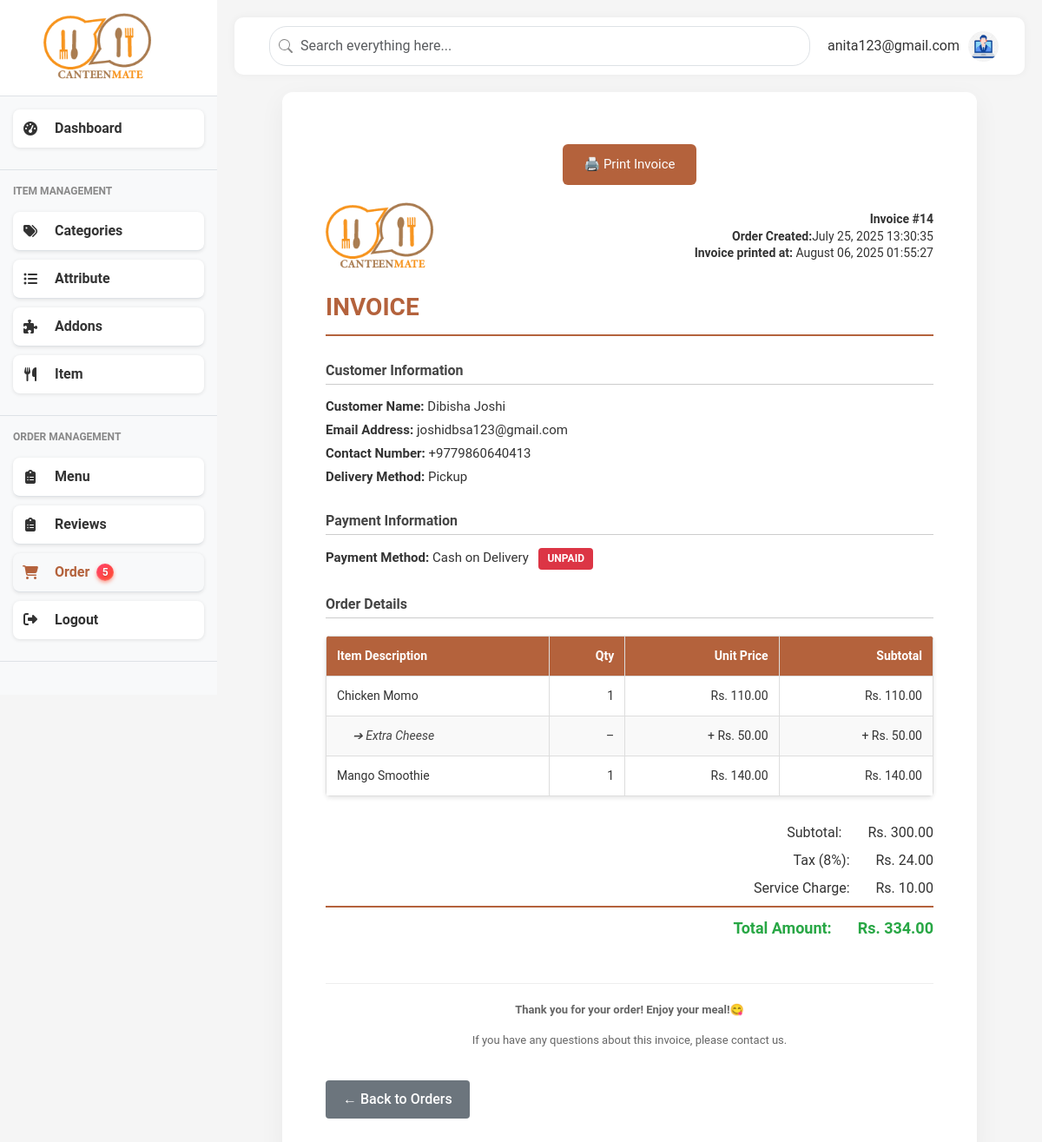
Screenshot of /admin/orders/14/invoice (signed in) with the database file from the repository.
### models.py (models this page shows, shortened)
class User(db.Model):
    id = db.Column(db.Integer, primary_key=True)
    fullname = db.Column(db.String(100), nullable=False)
    email = db.Column(db.String(100), unique=True, nullable=False)
    password = db.Column(db.String(200), nullable=False)
    role = db.Column(db.String(20), nullable=False)
    phone = db.Column(db.String(10))
    created_at = db.Column(db.DateTime, server_default=db.func.now())

class Order(db.Model):
    id = db.Column(db.Integer, primary_key=True)
    user_id = db.Column(db.Integer, db.ForeignKey('user.id'), nullable=False)
    name = db.Column(db.String(100), nullable=False)
    contact = db.Column(db.String(20), nullable=False)
    email = db.Column(db.String(100), nullable=False)
    delivery = db.Column(db.String(20), nullable=False)
    building = db.Column(db.String(100))
    floor = db.Column(db.String(100))
    payment = db.Column(db.String(20), nullable=False)
    status = db.Column(db.String(20), nullable=False, default='Pending')
    created_at = db.Column(db.DateTime, default=datetime.utcnow)
    total_amount = db.Column(db.Float, nullable=False)
    khalti_token = db.Column(db.String(255), nullable=True)
    esewa_transaction_code = db.Column(db.String(255), nullable=True)  # New field for eSewa
    items = db.relationship('OrderItem', backref='order', lazy=True)
    items = db.relationship('OrderItem', backref='order', lazy=True)

class OrderItem(db.Model):
    id = db.Column(db.Integer, primary_key=True)
    order_id = db.Column(db.Integer, db.ForeignKey('order.id'), nullable=False)
    item_id = db.Column(db.Integer, db.ForeignKey('items.id'), nullable=False)
    name = db.Column(db.String(100), nullable=False)
    quantity = db.Column(db.Integer, nullable=False)
    price = db.Column(db.Float, nullable=False)
    item = db.relationship('Item', backref='order_items')

class OrderAddon(db.Model):
    __tablename__ = 'order_addons'
    id = db.Column(db.Integer, primary_key=True)
    order_item_id = db.Column(db.Integer, db.ForeignKey('order_item.id'), nullable=False)
    addon_id = db.Column(db.Integer, db.ForeignKey('addons.id'), nullable=False)
    name = db.Column(db.String(255), nullable=False)
    price = db.Column(db.Numeric(10, 2), nullable=False)
    category = db.Column(db.String(100))
    description = db.Column(db.Text)
    created_at = db.Column(db.DateTime, default=datetime.utcnow)
    order_item = db.relationship('OrderItem', backref='order_addons')
    addon = db.relationship('Addon', backref='order_addons')

### main.py (the view)
@app.route('/admin/orders/<int:order_id>/invoice')
@login_required
def admin_order_invoice(order_id):
    user_id = session.get('user_id')
    user = User.query.get(user_id)
    order = Order.query.get_or_404(order_id)
    customer = User.query.get(order.user_id)
    nepal_tz = timezone('Asia/Kathmandu')
    printed_at = datetime.now(nepal_tz)
    return render_template('admin/order_invoice.html', user=user,active_page='admin_orders',printed_at=printed_at, order=order, customer=customer)

### main.py (called while the page is built)
def login_required(view):
    @functools.wraps(view)
    def wrapped_view(**kwargs):
        if 'user_id' not in session:
            flash('Please log in to access this page', 'warning')
            return redirect(url_for('login'))
        return view(**kwargs)
    return wrapped_view

@app.context_processor
def inject_new_orders_count():
    count = Order.query.filter_by(status='pending').count()
    print(count)
    return dict(new_orders_count=count)

### templates/admin/order_invoice.html (shortened to what this page needs)
{% extends "admin/admin_base.html" %}
 {% block content %}
<div class="invoice-container">
  <button class="print-btn" onclick="window.print()">🖨️ Print Invoice</button>
  <div class="logo">
    <img
      src="{{ url_for('static', filename='img/logo.png') }}"
      alt="Company Logo"
    />
    <div class="company-info">
      <strong>Invoice #{{ order.id }}</strong><br />
      <strong>Order Created:</strong>{{ order.created_at.strftime('%B %d, %Y')}} {{ order.created_at.strftime('%H:%M:%S') }}<br />
      <strong>Invoice printed at:</strong> {{ printed_at.strftime('%B %d, %Y') }} {{ printed_at.strftime('%H:%M:%S') }}
    </div>
  </div>
  <div class="invoice-title">INVOICE</div>
  <div class="section no-page-break">
    <h3>Customer Information</h3>
    <div class="info">
      <p><strong>Customer Name:</strong> {{ customer.fullname }}</p>
      <p><strong>Email Address:</strong> {{ order.email }}</p>
      <p><strong>Contact Number:</strong> {{ order.contact }}</p>
      {% if order.delivery == 'home' %}
      <p>
        <strong>Delivery Address:</strong> {{ order.building }}, Floor {{
        order.floor }}
      </p>
      {% else %}
      <p><strong>Delivery Method:</strong> Pickup</p>
      {% endif %}
    </div>
  </div>
<div class="section no-page-break">
  <h3>Payment Information</h3>
  <div class="info">
    <p>
      <strong>Payment Method:</strong>
      {% if order.payment == 'cash' %}
        Cash on Delivery
        <span class="status-badge unpaid">UNPAID</span>
      {% elif order.payment == 'card' %}
        Credit/Debit Card
        <span class="status-badge paid">PAID</span>
      {% else %}
        Other Payment Method
      {% endif %}
    </p>
  </div>
</div>
  <div class="section">
    <h3>Order Details</h3>
    <table>
      <thead>
        <tr>
          <th style="text-align: left">Item Description</th>
          <th style="text-align: right">Qty</th>
          <th style="text-align: right">Unit Price</th>
          <th style="text-align: right">Subtotal</th>
        </tr>
      </thead>
      <tbody>
        {% for item in order.items %}
        <tr>
          <td>{{ item.name }}</td>
          <td>{{ item.quantity }}</td>
          <td>Rs. {{ '%.2f'|format(item.price) }}</td>
          <td>Rs. {{ '%.2f'|format(item.quantity * item.price) }}</td>
        </tr>
        {% if item.order_addons %} {% for addon in item.order_addons %}
        <tr>
          <td style="padding-left: 30px; font-style: italic; color: #444">
            ➔ {{ addon.name }}
          </td>
          <td>–</td>
          <td>+ Rs. {{ '%.2f'|format(addon.price) }}</td>
          <td>+ Rs. {{ '%.2f'|format(addon.price * item.quantity) }}</td>
        </tr>
        {% endfor %} {% endif %} {% endfor %}
      </tbody>
    </table>
    <div class="total-section">
     {% set ns = namespace(subtotal=0) %}
  {% for item in order.items %}
    {% set nsp = namespace(addons_price = 0) %}
    {% if item.order_addons and item.order_addons|length > 0 %}
      {% for addon in item.order_addons %}
        {% set nsp.addons_price = nsp.addons_price + (addon.price|float) %}
      {% endfor %}
    {% endif %}
    {% set item_unit_price = (item.price|float) + nsp.addons_price %}
    {% set item_total = item_unit_price * (item.quantity|int) %}
    {% set ns.subtotal = ns.subtotal + item_total %}
  {% endfor %}
{% set tax = ns.subtotal * 0.08 %}
    {% set service_charge = 10 %}
    {% set total = ns.subtotal + tax + service_charge %}
      <div class="total-line">
        <span class="total-label">Subtotal:</span>
        <span>Rs. {{'%.2f'|format(ns.subtotal) }}</span>
      </div>
      <div class="total-line">
        <span class="total-label">Tax (8%):</span>
        <span>Rs. {{ '%.2f'|format(tax) }}</span>
      </div>
      <div class="total-line">
        <span class="total-label">Service Charge:</span>
        <span>Rs. {{ '%.2f'|format(service_charge) }}</span>
      </div>
      <div class="total-line final">
        <span class="total-label">Total Amount:</span>
        <span>Rs. {{ '%.2f'|format(total) }}</span>
      </div>
    </div>
  </div>
  <div class="footer no-page-break">
    <p><strong>Thank you for your order! Enjoy your meal!😋</strong></p>
    <p>If you have any questions about this invoice, please contact us.</p>
  </div>
  <a
    href="{{ url_for('admin_order_view', order_id=order.id) }}"
    class="btn-secondary"
    >← Back to Orders</a
  >
</div>
{% endblock %}

### templates/admin/admin_base.html (shortened to what this page needs)
<!DOCTYPE html>
<html lang="en">
<head>
    <link href="https://cdnjs.cloudflare.com/ajax/libs/bootstrap/5.3.0/css/bootstrap.min.css" rel="stylesheet">
    <link href="https://cdnjs.cloudflare.com/ajax/libs/font-awesome/6.4.0/css/all.min.css" rel="stylesheet">
    <link href="{{ url_for('static', filename='css/style.css') }}" rel="stylesheet">
    <link href="{{ url_for('static', filename='css/admin_styles.css') }}" rel="stylesheet">
    <link href="{{ url_for('static', filename='css/content-page.css') }}" rel="stylesheet">
</head>
<body>
    <div class="d-flex">
    <div class="sidebar">
        <div class="brand">
            <img src="{{ url_for('static', filename='img/logo.png') }}" href={{ url_for('dashboard')}} alt="Canteen Logo">
        </div>
        <nav>
            <div class="menu-section">
                <a href="{{ url_for('dashboard')}}" class="menu-item {% if active_page == 'dashboard' %}active{% endif %}">
                    <i class="fas fa-tachometer-alt"></i>
                    Dashboard
                </a>
            </div>
            <div class="menu-section">
                <div class="menu-title">ITEM MANAGEMENT</div>
                <a href="{{ url_for('categories') }}" class="menu-item {% if active_page == 'categories' %}active{% endif %}">
                    <i class="fas fa-tags"></i>
                    Categories
                </a>
                <a href="{{ url_for('attribute')}}" class="menu-item {% if active_page == 'attributes' %}active{% endif %}">
                    <i class="fas fa-list-ul"></i>
                    Attribute
                </a>
                <a href="{{ url_for('addons')}}" class="menu-item {% if active_page == 'addons' %}active{% endif %}">
                    <i class="fas fa-puzzle-piece"></i>
                    Addons
                </a>
                <a href="{{ url_for('items')}}" class="menu-item  {% if active_page == 'items' %}active{% endif %}">
                    <i class="fas fa-utensils"></i>
                    Item
                </a>
            </div>
            <div class="menu-section">
                <div class="menu-title">ORDER MANAGEMENT</div>
                <a href="{{ url_for('menu') }}" class="menu-item  {% if active_page == 'menu' %}active{% endif %}">
                    <i class="fas fa-clipboard-list"></i>
                    Menu
                </a>
                <a href="{{ url_for('admin_reviews') }}" class="menu-item  {% if active_page == 'reviews' %}active{% endif %}">
                    <i class="fas fa-clipboard-list"></i>
                    Reviews
                </a>
               <a href="{{ url_for('admin_orders') }}" class="menu-item {% if active_page == 'admin_orders' %}active{% endif %}">
                <i class="fas fa-shopping-cart"></i>
                Order
                {% if new_orders_count > 0 %}
                <span class="order_badge">{{ new_orders_count }}</span>
                {% endif %}
            </a>
                <a href="{{ url_for('logout') }}" class="menu-item {% if active_page == 'logout' %}active{% endif %}">
                    <div class="menu-icon"><i class="fas fa-sign-out-alt"></i></div>
                    <div class="menu-text">Logout</div>
                </a>
            </div>
        </nav>
    </div>
    <div class="content-wrapper">
        <div class="top-navbar">
            <div class="search-bar">
                <input type="text" class="form-control" placeholder="Search everything here...">
            </div>
            <div class="d-flex align-items-center">
                <div class="user-profile">
                    <div class="user-info">
                        <div class="user-email">{{ user.email }}</div>
                    </div>
                    <img src="{{ url_for('static', filename='img/admin.jpg') }}" alt="User Avatar">
                </div>
            </div>
        </div>
    {% block content %}{% endblock %}
</body>
</html>

### static/css/style.css (style rules this page uses)
:root { --primary-color: #f7941d; --secondary-color: #e74c3c; --light-gray: #f8f9fa; --dark-gray: #343a40; --success-color: #28a745; --warning-color: #ffc107; --danger-color: #dc3545; --border-color: #dee2e6; }
body { font-family: 'Segoe UI', Tahoma, Geneva, Verdana, sans-serif; background-color: #f5f5f5; overflow-x: hidden; }
.d-flex { display: flex; }
.sidebar { height: 100vh; flex: 0 0 clamp(200px, 25%, 250px); overflow-y: auto; position: fixed; width: clamp(200px, 25%, 250px); background-color: #f8f9fa; transition: transform 0.3s ease, width 0.3s ease; z-index: 1000; }
.brand { background-color: white; padding: 15px; border-bottom: 1px solid var(--border-color); display: flex; align-items: center; padding-left: 20%; }
.brand img { height: 80px; }
.menu-section { padding: 15px; border-bottom: 1px solid var(--border-color); }
.menu-title { font-size: 12px; color: #888; font-weight: bold; margin-bottom: 15px; text-transform: uppercase; }
.menu-item { display: flex; align-items: center; gap: 8px; background: #fff; padding: 12px 20px; margin-bottom: 10px; border-radius: 8px; text-decoration: none; color: #333; box-shadow: 0 1px 4px rgb(0 0 0 / 0.1); width: 220px; font-weight: 600; user-select: none; }
.order_badge { display: inline-flex; align-items: center; justify-content: center; min-width: 20px; height: 20px; padding: 0 6px; font-size: 12px; font-weight: 600; color: white; background: linear-gradient(135deg, #ff416c, #ff4b2b); border-radius: 12px; box-shadow: 0 2px 4px rgba(255, 75, 43, 0.5), inset 0 -1px 2px rgba(255, 255, 255, 0.3); user-select: none; transition: background 0.3s ease, transform 0.15s ease; cursor: default; text-shadow: 0 1px 1px rgba(0,0,0,0.2); }
.menu-item:hover, .menu-item.active { background-color: var(--light-gray); color: #b4623c; }
.menu-item i { width: 20px; text-align: center; margin-right: 10px; }
.content-wrapper { margin-left: clamp(200px, 25%, 250px); padding: 20px; width: calc(100% - clamp(200px, 25%, 250px)); transition: margin-left 0.3s ease, width 0.3s ease; overflow-x: hidden; }
.top-navbar { display: flex; justify-content: space-between; align-items: center; background-color: white; border-radius: 10px; padding: 10px 20px; margin-bottom: 20px; box-shadow: 0 0 10px rgba(0,0,0,0.05); }
.search-bar { flex-grow: 1; margin: 0 20px; }
.search-bar input { border-radius: 20px; padding-left: 35px; background-position: 10px center; background-repeat: no-repeat; }
.user-profile { display: flex; align-items: center; gap: 10px; }
.user-profile img { width: 40px; height: 40px; border-radius: 50%; object-fit: cover; }
.user-profile .user-info { display: flex; flex-direction: column; }
.form-control, .form-select { border-radius: 5px; padding: 10px 15px; border: 1px solid var(--border-color); }
.status-badge { display: inline-block; padding: 4px 10px; font-size: 13px; font-weight: 600; border-radius: 12px; color: white; user-select: none; }

### static/css/admin_styles.css (style rules this page uses)
:root { --primary-color: #0d6efd; --secondary-color: #6c757d; --success-color: #198754; --danger-color: #dc3545; --warning-color: #ffc107; --info-color: #0dcaf0; --light-color: #f8f9fa; --dark-color: #212529; --active-color: #198754; --inactive-color: #dc3545; --pending-color: #ffc107; --processing-color: #0dcaf0; --completed-color: #198754; }
body { font-family: 'Roboto', sans-serif; background-color: #f5f5f5; color: #333; margin: 0; padding: 0; }
.user-profile { display: flex; align-items: center; }
.user-profile img { width: 35px; height: 35px; border-radius: 50%; margin-right: 10px; }
table { width: 100%; border-collapse: collapse; background-color: #fff; box-shadow: 0 2px 5px rgba(0, 0, 0, 0.1); border-radius: 5px; overflow: hidden; }
table thead { background-color: #f8f9fa; }
table th, table td { padding: 12px 15px; text-align: left; border-bottom: 1px solid #e9ecef; }
.btn-secondary { background-color: var(--secondary-color); color: #fff; margin-bottom: 8px; border: none; padding: 8px 15px; border-radius: 5px; cursor: pointer; display: flex; align-items: center; font-weight: 500; transition: all 0.3s; }
a { text-decoration: none; color: var(--primary-color); }
button { cursor: pointer; border: none; background: none; outline: none; }
h1, h2, h3, h4 { font-weight: 600; margin-bottom: 10px; }
.print-btn { background-color: var(--dark-color); color: white; }
.menu-item { display: flex; align-items: center; padding: 10px; border-bottom: 1px solid var(--border-color); }
.menu-item:last-child { border-bottom: none; }

### rows the page displays
User: email "anita123@gmail.com"
Order: id "14", created_at "July 25, 2025", created_at "13:30:35", email "joshidbsa123@gmail.com", contact "+9779860640413"
User: fullname "Dibisha Joshi"
OrderItem: name "Chicken Momo", quantity "1", price "110.00", item.quantity*item.price "110.00"
OrderAddon: name "Extra Cheese", price "50.00", addon.price*item.quantity "50.00"
OrderItem: name "Mango Smoothie", quantity "1", price "140.00", item.quantity*item.price "140.00"

### other values shown
{{ new_orders_count }} "5"
{{ '%.2f'|format(ns.subtotal) }} "300.00"
{{ '%.2f'|format(tax) }} "24.00"
{{ '%.2f'|format(service_charge) }} "10.00"
{{ '%.2f'|format(total) }} "334.00"
